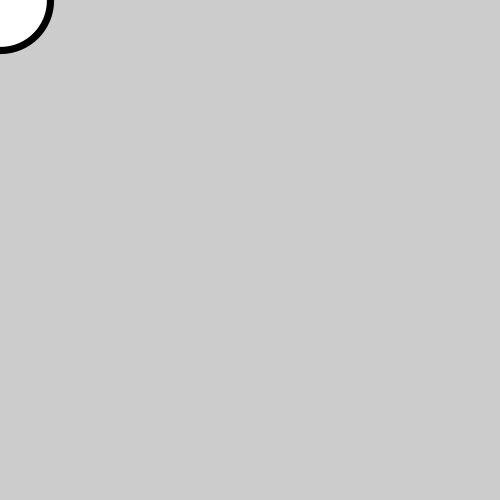
Frame 1 (no input)
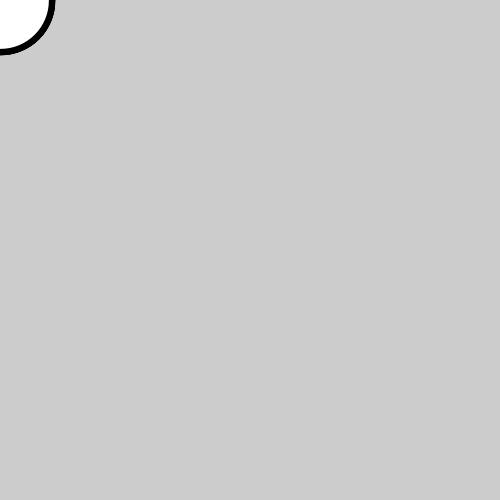
Frame 60 (the mouse pressed at the canvas centre just before this capture)
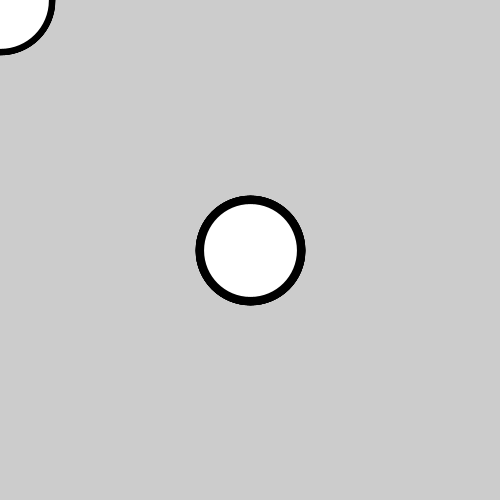
Frame 120 (the mouse held since frame 60 and released just before this capture)

The Processing sketch that drew these frames (run headless with seeded random() and noise(); from frame 60 on, the mouse is pressed at the canvas centre):

// Processing sketch: processing_37888
// ── processing_37888.pde

void setup(){
  size(500,500);
  smooth();  
}

void draw(){
 strokeWeight (random(2,10)); 
  ellipse(mouseX, mouseY, 100, 100);
}
